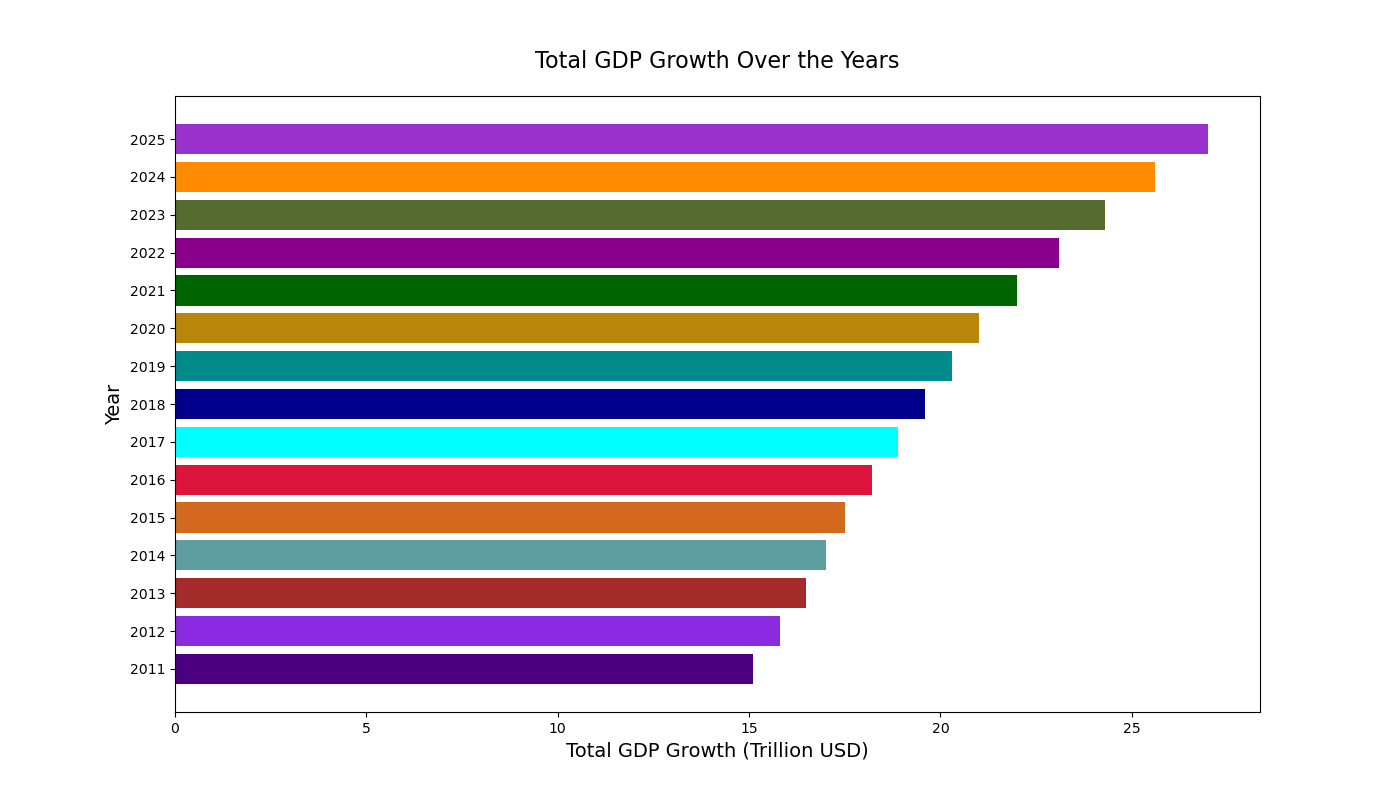

Reproduce this figure in Python.

import matplotlib.pyplot as plt

# Data for plotting
years = [
    2011, 2012, 2013, 2014, 2015, 2016,
    2017, 2018, 2019, 2020, 2021, 2022, 2023, 2024, 2025
]
total_gdp_growth = [
    15.1, 15.8, 16.5, 17.0, 17.5, 18.2,
    18.9, 19.6, 20.3, 21.0, 22.0, 23.1,
    24.3, 25.6, 27.0
]

# Changing figure size
plt.figure(figsize=(14, 8))

# Plotting - horizontal bar chart
bar_width = 0.8
plt.barh(years, total_gdp_growth, color=[
    '#4B0082', '#8A2BE2', '#A52A2A', '#5F9EA0', '#D2691E',
    '#DC143C', '#00FFFF', '#00008B', '#008B8B', '#B8860B',
    '#006400', '#8B008B', '#556B2F', '#FF8C00', '#9932CC'
], height=bar_width)

# Customize chart
plt.ylabel('Year', fontsize=14)
plt.xlabel('Total GDP Growth (Trillion USD)', fontsize=14)
plt.title('Total GDP Growth Over the Years', fontsize=16, pad=20)

# Resize bar width
plt.yticks(years, [str(year) for year in years], fontsize=10)

# Show plot
plt.show()
